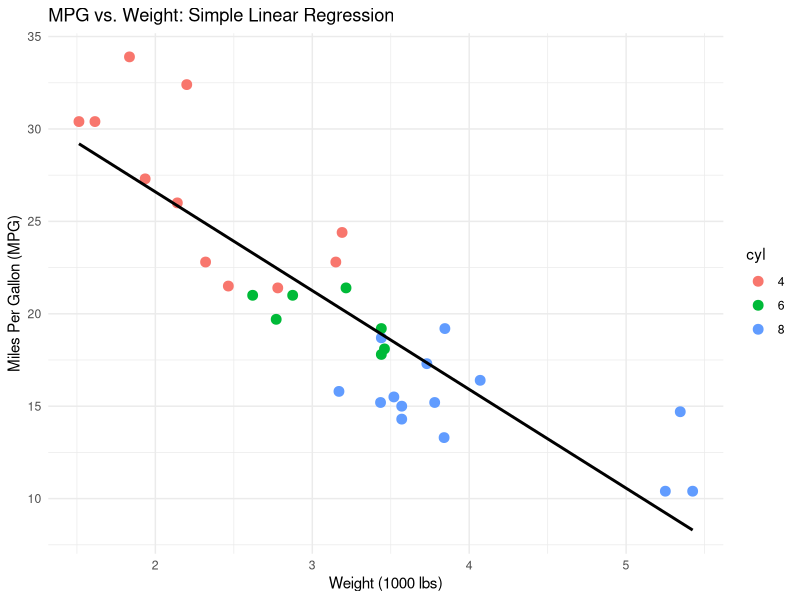
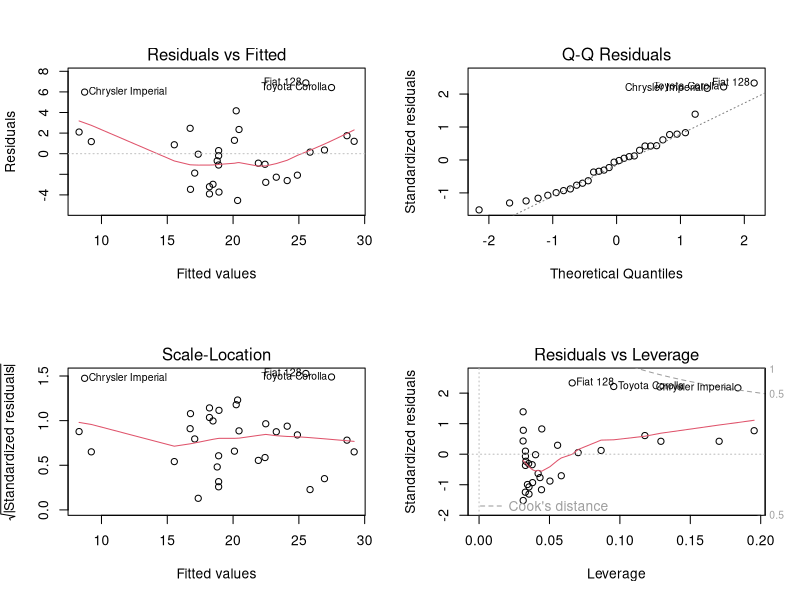

Recreate these plots in R, in order.
############################################################
# PART 5: Simple Linear Regression
# Author: Suman Bhowmick
# Description:
# Build, fit, and visualize a simple linear regression model in R.
############################################################

### 0. Install and Load Required Packages
if (!require("tidyverse")) install.packages("tidyverse")
library(tidyverse)

### 1. Load and Prepare Data
# Using the built-in 'mtcars' dataset.
df <- mtcars
df <- df %>%
  mutate(
    cyl = factor(cyl),
    gear = factor(gear),
    car = rownames(mtcars)
  )

cat("\nData prepared. Using MPG as dependent variable and Weight as predictor.\n")
print(head(df))

### 2. Build the Simple Linear Regression Model
# Formula: mpg ~ wt
model <- lm(mpg ~ wt, data = df)
cat("\nLinear model fitted successfully.\n")

### 3. Model Summary
cat("\nMODEL SUMMARY:\n")
print(summary(model))

### 4. Visualize the Regression Line
cat("\nGenerating regression plot...\n")
p_regression <- ggplot(df, aes(x = wt, y = mpg)) +
  geom_point(aes(color = cyl), size = 3) +
  geom_smooth(method = "lm", se = FALSE, color = "black") +
  labs(
    title = "MPG vs. Weight: Simple Linear Regression",
    x = "Weight (1000 lbs)",
    y = "Miles Per Gallon (MPG)"
  ) +
  theme_minimal()

print(p_regression)
cat("Regression plot generated.\n")

### 5. Making Predictions
# Predict MPG for new weights
new_data <- data.frame(wt = c(2.0, 3.0, 4.0))
predictions <- predict(model, newdata = new_data)

cat("\nPredictions for new data:\n")
print(data.frame(Weight = new_data$wt, Predicted_MPG = predictions))

### 6. Model Diagnostics
cat("\nGenerating diagnostic plots...\n")
par(mfrow = c(2, 2))
plot(model)
par(mfrow = c(1, 1))

cat("\nDiagnostic plots generated.\n")
cat("\n-- End of Part 5 --\n")
